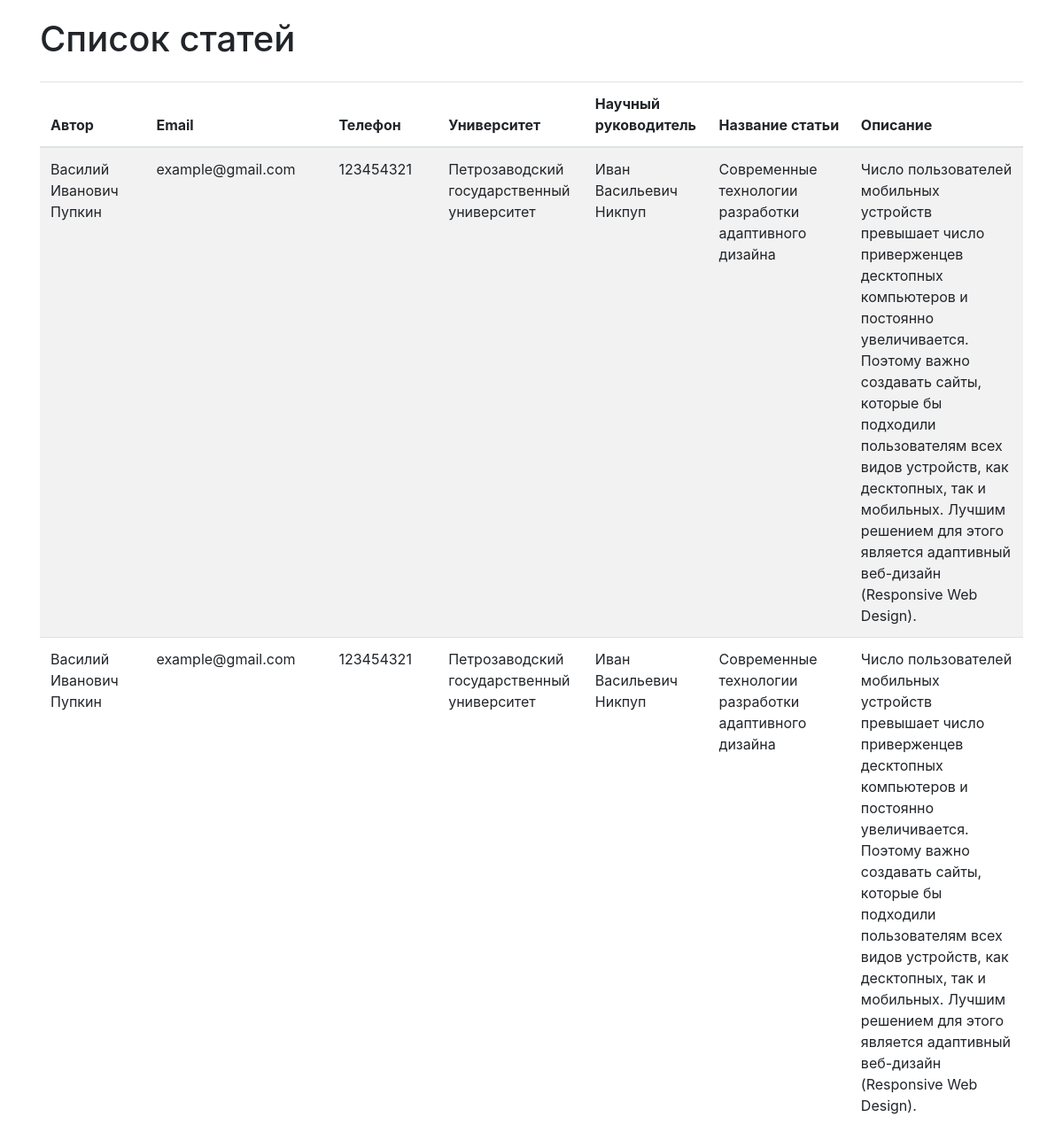
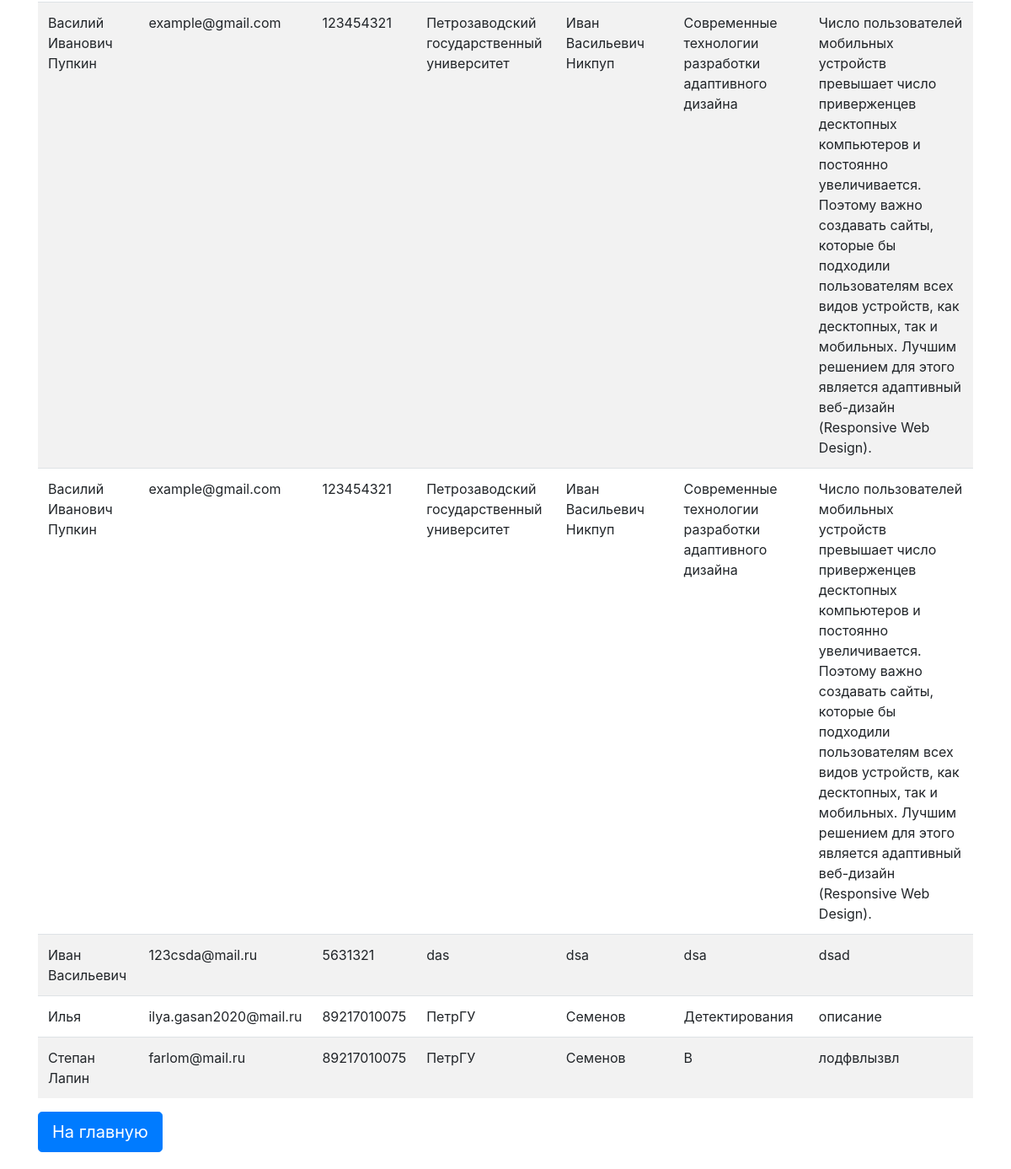
Page /show_articles/ on the committed database (2 pictures, top to bottom).
### user_site/models.py (models this page shows)
class Article(models.Model):
    username = models.CharField(max_length=50)
    email = models.EmailField()
    phonenumber = models.CharField(max_length=12)
    university = models.CharField(max_length=100)
    adviser = models.CharField(max_length=50)
    article = models.CharField(max_length=50)
    about = models.TextField()

### user_site/views.py (the view)
# urls.py: path('show_articles/', views.show_articles, name='show_articles'),
def show_articles(request):
    articles = Article.objects.all()
    return render(request, 'show_articles.html', {'articles': articles})

### templates/show_articles.html (shortened to what this page needs)
<!DOCTYPE html>
<html lang="en">
<head>
    <link rel="stylesheet"
    href="https://stackpath.bootstrapcdn.com/bootstrap/4.4.1/css/bootstrap.min.css"
>
</head>
<body>
    <div class="container">
        <h1 class="mb-4">Список статей</h1>
        <table class="table table-striped">
            <thead>
                <tr>
                    <th>Автор</th>
                    <th>Email</th>
                    <th>Телефон</th>
                    <th>Университет</th>
                    <th>Научный руководитель</th>
                    <th>Название статьи</th>
                    <th>Описание</th>
                </tr>
            </thead>
            <tbody>
                {% for article in articles %}
                <tr>
                    <td>{{ article.username }}</td>
                    <td>{{ article.email }}</td>
                    <td>{{ article.phonenumber }}</td>
                    <td>{{ article.university }}</td>
                    <td>{{ article.adviser }}</td>
                    <td>{{ article.article }}</td>
                    <td>{{ article.about }}</td>
                </tr>
                {% endfor %}
            </tbody>
        </table>
        <a class="btn btn-primary btn-lg" href="/">На главную</a>
    </div>
</body>
</html>

### templates/show_articles.html (style rules this page uses)
body { padding: 20px; }

### rows in the picture
Article: username "Василий Иванович Пупкин", email "example@gmail.com", phonenumber "123454321", university "Петрозаводский государственный университет", adviser "Иван Васильевич Никпуп", article "Современные технологии разработки адаптивного дизайна", about "Число пользователей мобильных устройств превышает число приверженцев десктопных компьютеров и постоянно увеличивается. Поэтому важно создавать сайты, которые бы подходили пользователям всех видов устройств, как десктопных, так и мобильных. Лучшим решением для этого является адаптивный веб-дизайн (Responsive Web Design)."
Article: username "Василий Иванович Пупкин", email "example@gmail.com", phonenumber "123454321", university "Петрозаводский государственный университет", adviser "Иван Васильевич Никпуп", article "Современные технологии разработки адаптивного дизайна", about "Число пользователей мобильных устройств превышает число приверженцев десктопных компьютеров и постоянно увеличивается. Поэтому важно создавать сайты, которые бы подходили пользователям всех видов устройств, как десктопных, так и мобильных. Лучшим решением для этого является адаптивный веб-дизайн (Responsive Web Design)."
Article: username "Василий Иванович Пупкин", email "example@gmail.com", phonenumber "123454321", university "Петрозаводский государственный университет", adviser "Иван Васильевич Никпуп", article "Современные технологии разработки адаптивного дизайна", about "Число пользователей мобильных устройств превышает число приверженцев десктопных компьютеров и постоянно увеличивается. Поэтому важно создавать сайты, которые бы подходили пользователям всех видов устройств, как десктопных, так и мобильных. Лучшим решением для этого является адаптивный веб-дизайн (Responsive Web Design)."
Article: username "Василий Иванович Пупкин", email "example@gmail.com", phonenumber "123454321", university "Петрозаводский государственный университет", adviser "Иван Васильевич Никпуп", article "Современные технологии разработки адаптивного дизайна", about "Число пользователей мобильных устройств превышает число приверженцев десктопных компьютеров и постоянно увеличивается. Поэтому важно создавать сайты, которые бы подходили пользователям всех видов устройств, как десктопных, так и мобильных. Лучшим решением для этого является адаптивный веб-дизайн (Responsive Web Design)."
Article: username "Иван Васильевич", email "123csda@mail.ru", phonenumber "5631321", university "das", adviser "dsa", article "dsa", about "dsad"
Article: username "Илья", email "ilya.gasan2020@mail.ru", phonenumber "89217010075", university "ПетрГУ", adviser "Семенов", article "Детектирования", about "описание"
Article: username "Степан Лапин", email "farlom@mail.ru", phonenumber "89217010075", university "ПетрГУ", adviser "Семенов", article "В", about "лодфвлызвл"
